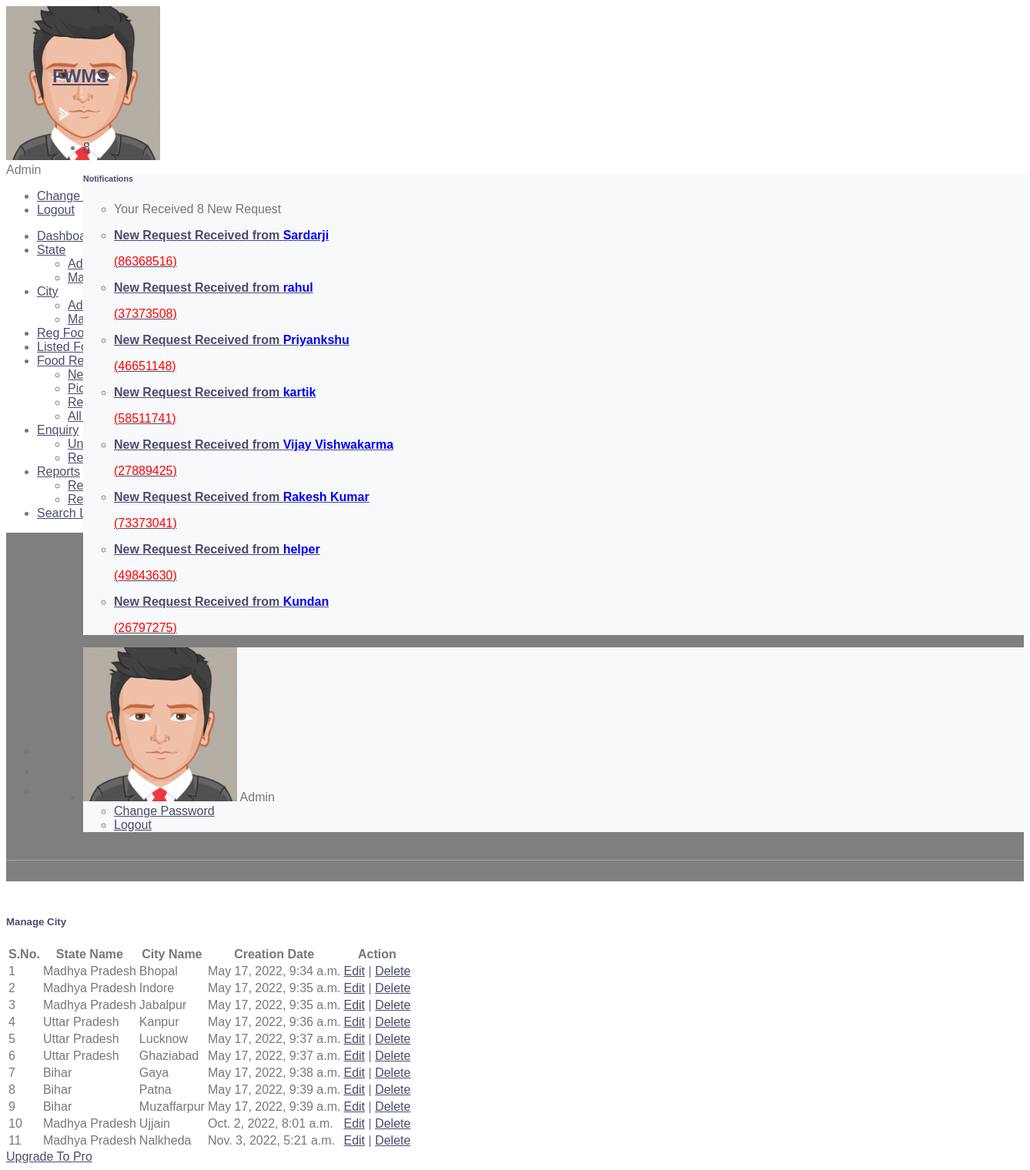
The page /manageCity (signed in) on the database its author committed.
### foodwaste/models.py (models this page shows, shortened)
class Foodrequests(models.Model):
    food = models.ForeignKey(Food, on_delete=models.CASCADE, null=True)
    requestNumber = models.CharField(max_length=150, null=True)
    fullName = models.CharField(max_length=250, null=True)
    mobileNumber = models.CharField(max_length=15, null=True)
    message = models.CharField(max_length=350, null=True)
    requestDate = models.DateTimeField(auto_now_add=True)
    status = models.CharField(max_length=50, null=True) #tobc
    donorRemark = models.CharField(max_length=250, null=True)
    requestCompletionDate = models.DateField(null=True)

class City(models.Model):
    state = models.ForeignKey(State, on_delete=models.CASCADE, null=True)
    CityName = models.CharField(max_length=100, null=True)
    CreationDate = models.DateTimeField(auto_now_add=True)

class State(models.Model):
    StateName = models.CharField(max_length=100, null=True)
    RegDate = models.DateTimeField(auto_now_add=True)

### foodwaste/views.py (the view)
# urls.py: path('manageCity', manageCity, name='manageCity'),
def manageCity(request):
    if not request.user.is_authenticated:
        return redirect('admin_login')
    city = City.objects.all()
    return render(request, 'admin/manageCity.html', locals())

### foodwaste/templatetags/custom_tag.py (called while the page is built)
@register.filter(name = 'notification')
def notification(obj):
    foodrequest  = Foodrequests.objects.filter(status=None)
    return foodrequest

@register.simple_tag()
def notificationcount(*args, **kwargs):
    foodrequestcount  = Foodrequests.objects.filter(status=None).count()
    return foodrequestcount

### foodwaste/templates/admin/manageCity.html (shortened to what this page needs)
{% extends 'admin_base.html' %}
{% load static %}
{% block main %}
<section class="pcoded-main-container">
    <div class="pcoded-content">
        <div class="page-header">
            <div class="page-block">
                <div class="row align-items-center">
                    <div class="col-md-12">
                        <div class="page-header-title">
                            <h5 class="m-b-10">Manage City</h5>
                        </div>
                        <ul class="breadcrumb">
                            <li class="breadcrumb-item"><a href="{% url 'dashboard' %}"></a></li>
                            <li class="breadcrumb-item"><a href="">City</a></li>
                            <li class="breadcrumb-item"><a href="">Manage City</a></li>
                        </ul>
                    </div>
                </div>
            </div>
        </div>
        <div class="row">
            <div class="col-md-12">
                <div class="card">
                    <div class="card-header">
                        <h5>Manage City</h5>
                    </div>
                    <div class="card-body table-border-style">
                        <div class="table-responsive">
                            <table class="table">
                                <thead>
                                <tr>
                                    <th class="ml-5">S.No.</th>
                                    <th>State Name</th>
                                    <th>City Name</th>
                                    <th>Creation Date</th>
                                    <th>Action</th>
                                </tr>
                                </thead>
                                <tbody>
                                {% for i in city %}
                                <tr>
                                    <td>{{forloop.counter}}</td>
                                    <td>{{i.state.StateName}}</td>
                                    <td>{{i.CityName}}</td>
                                    <td>{{i.CreationDate}}</td>
                                    <td><a href="{% url 'editCity' i.id %}" class="text-primary">Edit</a> |
                                        <a href="{% url 'deleteCity' i.id %}" class="text-danger"
                                           onclick="return confirm('Are You Sure?')">Delete</a>
                                    </td>
                                </tr>
                                {% endfor %}
                                </tbody>
                            </table>
                        </div>
                    </div>
                </div>
            </div>
        </div>
    </div>
</section>
{% endblock %}

### foodwaste/templates/admin_base.html (shortened to what this page needs)
{% load static %}
{% load custom_tag %}
<!DOCTYPE html>
<html lang="en">
<head>
    <link rel="stylesheet" href="{% static 'assets/css/style.css' %}">
</head>
<body class="">
<nav class="pcoded-navbar  ">
    <div class="navbar-wrapper  ">
        <div class="navbar-content scroll-div ">
            <div class="">
                <div class="main-menu-header">
                    <img class="img-radius" src="{% static 'assets/images/user/avatar-2.png' %}" alt="User-Profile-Image">
                    <div class="user-details">
                        <div id="more-details">Admin</div>
                    </div>
                </div>
                <div class="collapse" id="nav-user-link">
                    <ul class="list-unstyled">
                        <li class="list-group-item"><a href="{% url 'changePassword' %}">Change Password</a>
                        </li>
                        <li class="list-group-item"><a href="/logout">Logout</a></li>
                    </ul>
                </div>
            </div>
            <ul class="nav pcoded-inner-navbar ">
                <li class="nav-item">
                    <a href="{% url 'dashboard' %}" class="nav-link "><span class="pcoded-micon"></span><span
                            class="pcoded-mtext">Dashboard</span></a>
                </li>
                <li class="nav-item pcoded-hasmenu">
                    <a href="#" class="nav-link "><span class="pcoded-micon"></span><span
                            class="pcoded-mtext">State</span></a>
                    <ul class="pcoded-submenu">
                        <li><a href="{% url 'addState' %}">Add State</a></li>
                        <li><a href="{% url 'manageState' %}">Manage State</a></li>
                    </ul>
                </li>
                <li class="nav-item pcoded-hasmenu">
                    <a href="#" class="nav-link "><span class="pcoded-micon"></span><span
                            class="pcoded-mtext">City</span></a>
                    <ul class="pcoded-submenu">
                        <li><a href="{% url 'addCity' %}">Add City</a></li>
                        <li><a href="{% url 'manageCity' %}">Manage City</a></li>
                    </ul>
                </li>
                <li class="nav-item">
                    <a href="{% url 'regFoodDonor' %}" class="nav-link "><span class="pcoded-mtext">Reg Food Donor</span></a>
                </li>
                <li class="nav-item">
                    <a href="{% url 'listedFood' %}" class="nav-link "><span class="pcoded-mtext">Listed Food</span></a>
                </li>
                <li class="nav-item pcoded-hasmenu">
                    <a href="#" class="nav-link "><span class="pcoded-mtext">Food Request</span></a>
                    <ul class="pcoded-submenu">
                        <li><a href="{% url 'newRequest' %}">New Request</a></li>
                        <li><a href="{% url 'completeRequest' %}">Picked/Take Away/Completed</a></li>
                        <li><a href="{% url 'rejectRequest' %}">Rejected Request</a></li>
                        <li><a href="{% url 'allRequest' %}">All Request</a></li>
                    </ul>
                </li>
                <li class="nav-item pcoded-hasmenu">
                    <a href="#" class="nav-link "><span class="pcoded-micon"></span><span
                            class="pcoded-mtext">Enquiry</span></a>
                    <ul class="pcoded-submenu">
                        <li><a href="{% url 'unreadEnquiry' %}">Unread Enquiry</a></li>
                        <li><a href="{% url 'readEnquiry' %}">Read Enquiry</a></li>
                    </ul>
                </li>
                <li class="nav-item pcoded-hasmenu">
                    <a href="#" class="nav-link "><span class="pcoded-micon"></span><span
                            class="pcoded-mtext">Reports</span></a>
                    <ul class="pcoded-submenu">
                        <li><a href="{% url 'reportDonatedFood' %}">Report of Donated Food</a></li>
                        <li><a href="{% url 'reportregfoodDonor' %}">Report of Reg Food Donor</a></li>
                    </ul>
                </li>
                <li class="nav-item">
                    <a href="{% url 'searchFood' %}" class="nav-link "><span class="pcoded-mtext">Search Listed Food</span></a>
                </li>
            </ul>
        </div>
    </div>
</nav>
<header class="navbar pcoded-header navbar-expand-lg navbar-light header-dark">
    <div class="m-header">
        <a href="#!" class="b-brand">
            <h2>FWMS</h2>
            <img src="{% static 'assets/images/logo-icon.png' %}" alt="" class="logo-thumb">
        </a>
    </div>
    <div class="collapse navbar-collapse">
        <ul class="navbar-nav ml-auto">
            <li>
                <div class="dropdown">
                    <a class="dropdown-toggle" href="#" data-toggle="dropdown">
                        <span class="badge badge-pill badge-danger">{% notificationcount %}</span>
                    </a>
                    <div class="dropdown-menu dropdown-menu-right notification">
                        <div class="noti-head">
                            <h6 class="d-inline-block m-b-0">Notifications</h6>
                        </div>
                        <ul class="noti-body">
                            <li class="n-title">
                                <p class="m-b-0">Your Received {% notificationcount %} New Request</p>
                            </li>
                            {% for i in ""|notification %}
                            <li class="notification">
                                <a href="{% url 'newRequest' %}">
                                <div class="media">
                                    <div class="media-body">
                                        <p><strong>New Request Received from <span style="color: blue">{{i.fullName}}</span></strong></p>
                                        <p style="color: red;">({{i.requestNumber}})</p>
                                    </div>
                                </div> </a>
                            </li>
                            {% empty %}
                            <li style="text-align : center">No Records Found</li>
                            {% endfor %}
                        </ul>
                    </div>
                </div>
            </li>
            <li>
                <div class="dropdown drp-user">
                    <div class="dropdown-menu dropdown-menu-right profile-notification">
                        <div class="pro-head">
                            <img src="{% static 'assets/images/user/avatar-2.png' %}" class="img-radius" alt="User-Profile-Image">
                            <span>Admin</span>
                        </div>
                        <ul class="pro-body">
                            <li><a href="{% url 'changePassword' %}" class="dropdown-item"> Change Password</a></li>
                            <li><a href="/logout" class="dropdown-item"> Logout</a></li>
                        </ul>
                    </div>
                </div>
            </li>
        </ul>
    </div>
</header>
{% block main %}
{% endblock %}
</body>
</html>

### foodwaste/static/css/style.css (style rules this page uses)
body { color: #777777; font-weight: 500; background: #ffffff; font-family: 'Quicksand', sans-serif; }
h1, h2, h3, h4, h5, h6 { color: #4a4c70; }
a { color: #4a4c70; transition: .3s; }
.navbar { position: relative; transition: .5s; z-index: 999; }
.navbar .dropdown-menu { margin-top: 0; border: 0; border-radius: 0; background: #f8f9fa; }
@media (min-width: 992px) { .navbar { position: absolute; width: 100%; top: 45px; padding: 20px 60px; background: transparent !important; border-bottom: 1px solid rgba(255, 255, 255, .3); z-index: 9; } }
.page-header { position: relative; margin-bottom: 45px; padding: 210px 0 90px 0; text-align: center; background: linear-gradient(rgba(0, 0, 0, .5), rgba(0, 0, 0, .5)), url(../img/page-header.jpg); background-attachment: fixed; background-position: center; background-repeat: no-repeat; background-size: cover; }
.page-header a { position: relative; padding: 0 12px; font-size: 22px; color: #ffffff; }
.page-header a::after { position: absolute; content: "/"; width: 8px; height: 8px; top: -2px; right: -7px; text-align: center; color: #ffffff; }
.page-header a:last-child::after { display: none; }

### rows shown on the page
Foodrequests: fullName "Sardarji", requestNumber "86368516"
Foodrequests: fullName "rahul", requestNumber "37373508"
Foodrequests: fullName "Priyankshu", requestNumber "46651148"
Foodrequests: fullName "kartik", requestNumber "58511741"
Foodrequests: fullName "Vijay Vishwakarma", requestNumber "27889425"
Foodrequests: fullName "Rakesh Kumar", requestNumber "73373041"
Foodrequests: fullName "helper", requestNumber "49843630"
Foodrequests: fullName "Kundan", requestNumber "26797275"
City: state.StateName "Madhya Pradesh", CityName "Bhopal", CreationDate "May 17, 2022, 9:34 a.m."
City: state.StateName "Madhya Pradesh", CityName "Indore", CreationDate "May 17, 2022, 9:35 a.m."
City: state.StateName "Madhya Pradesh", CityName "Jabalpur", CreationDate "May 17, 2022, 9:35 a.m."
City: state.StateName "Uttar Pradesh", CityName "Kanpur", CreationDate "May 17, 2022, 9:36 a.m."
City: state.StateName "Uttar Pradesh", CityName "Lucknow", CreationDate "May 17, 2022, 9:37 a.m."
City: state.StateName "Uttar Pradesh", CityName "Ghaziabad", CreationDate "May 17, 2022, 9:37 a.m."
City: state.StateName "Bihar", CityName "Gaya", CreationDate "May 17, 2022, 9:38 a.m."
City: state.StateName "Bihar", CityName "Patna", CreationDate "May 17, 2022, 9:39 a.m."
City: state.StateName "Bihar", CityName "Muzaffarpur", CreationDate "May 17, 2022, 9:39 a.m."
City: state.StateName "Madhya Pradesh", CityName "Ujjain", CreationDate "Oct. 2, 2022, 8:01 a.m."
City: state.StateName "Madhya Pradesh", CityName "Nalkheda", CreationDate "Nov. 3, 2022, 5:21 a.m."
